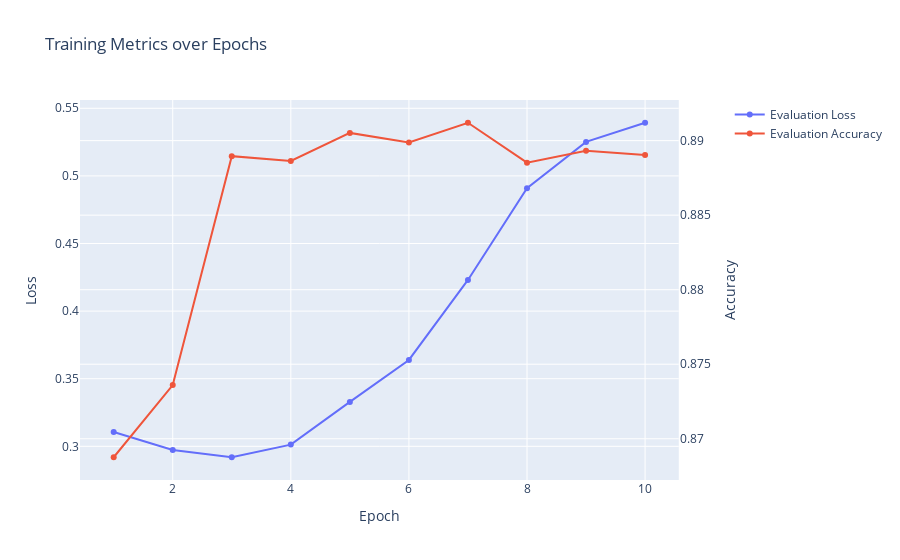

The notebook cell saved with this chart:
### Markdown cell above
## **Visualize Training Metrics**

### Code cell
import plotly.graph_objects as go
from plotly.subplots import make_subplots

# Extract metrics
epochs = []
eval_losses = []
eval_accuracies = []

for entry in log:
    if 'eval_loss' in entry:
        epochs.append(entry['epoch'])
        eval_losses.append(entry['eval_loss'])
        eval_accuracies.append(entry['eval_accuracy'])

# Create subplot with two y-axes
fig = make_subplots(specs=[[{"secondary_y": True}]])

# Add traces
fig.add_trace(
    go.Scatter(x=epochs, y=eval_losses, name="Evaluation Loss"),
    secondary_y=False,
)

fig.add_trace(
    go.Scatter(x=epochs, y=eval_accuracies, name="Evaluation Accuracy"),
    secondary_y=True,
)

# Set x-axis title
fig.update_xaxes(title_text="Epoch")

# Set y-axes titles
fig.update_yaxes(title_text="Loss", secondary_y=False)
fig.update_yaxes(title_text="Accuracy", secondary_y=True)

fig.update_layout(
    title_text="Training Metrics over Epochs",
    hovermode='x unified'
)

fig.show()

### Figure 1 — Plotly figure (JSON) as saved in the notebook; plotly's stock layout.template omitted (floating-point values rounded to 4 significant figures)
{"data": [{"name": "Evaluation Loss", "type": "scatter", "x": [1, 2, 3, 4, 5, 6, 7, 8, 9, 10], "xaxis": "x", "y": [0.3106, 0.2973, 0.2919, 0.3013, 0.3328, 0.3639, 0.423, 0.4909, 0.5251, 0.5393], "yaxis": "y"}, {"name": "Evaluation Accuracy", "type": "scatter", "x": [1, 2, 3, 4, 5, 6, 7, 8, 9, 10], "xaxis": "x", "y": [0.8688, 0.8736, 0.889, 0.8886, 0.8905, 0.8899, 0.8912, 0.8885, 0.8893, 0.889], "yaxis": "y2"}], "layout": {"hovermode": "x unified", "title": {"text": "Training Metrics over Epochs"}, "xaxis": {"anchor": "y", "domain": [0, 0.94], "title": {"text": "Epoch"}}, "yaxis": {"anchor": "x", "domain": [0, 1], "title": {"text": "Loss"}}, "yaxis2": {"anchor": "x", "overlaying": "y", "side": "right", "title": {"text": "Accuracy"}}}}
